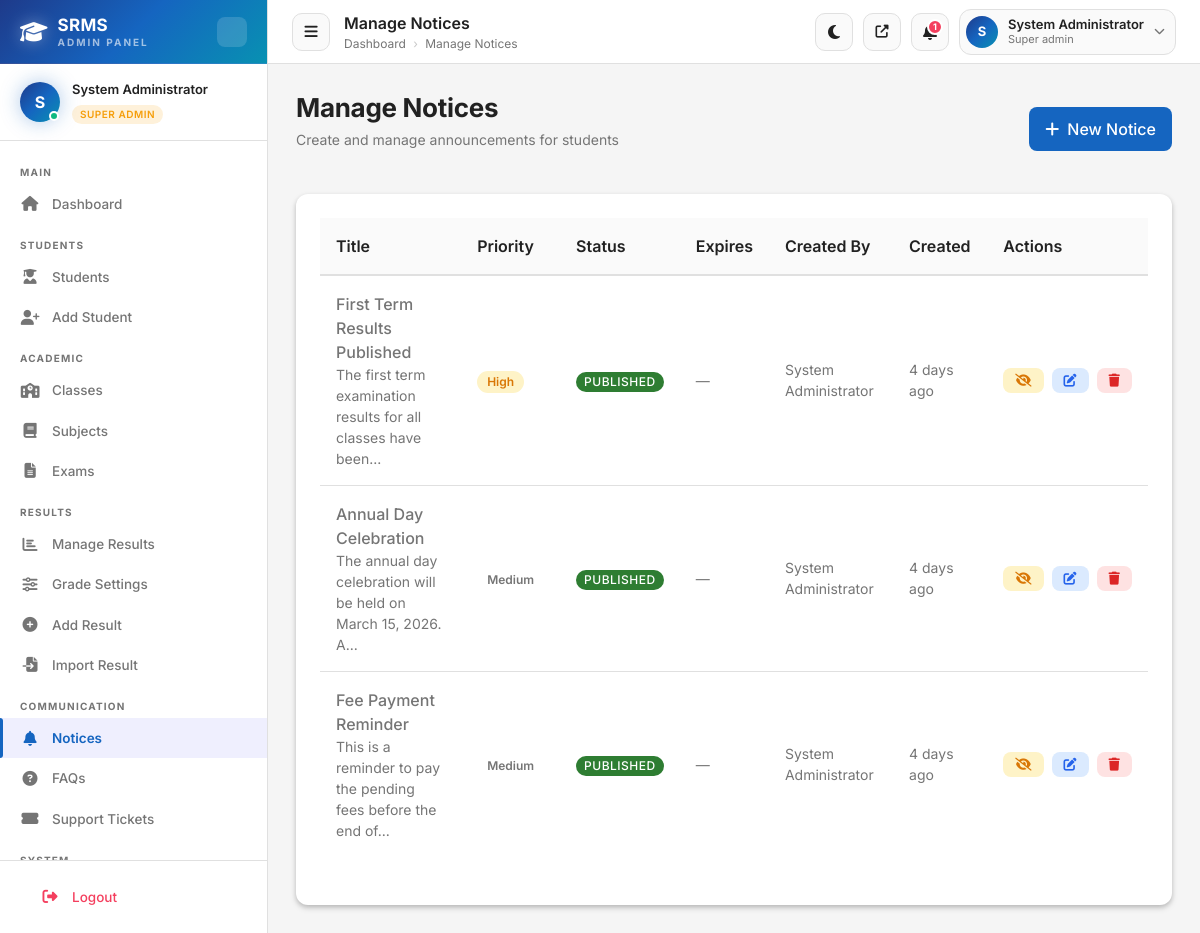
Screenshot of /admin/notices.php (signed in) with the database file from the repository.
### tables this page shows
CREATE TABLE `notices` (
  `id` int(11) NOT NULL AUTO_INCREMENT,
  `title` varchar(200) NOT NULL,
  `content` text NOT NULL,
  `target_audience` enum('all','students','staff','specific_class') DEFAULT 'all',
  `class_id` int(11) DEFAULT NULL,
  `priority` enum('low','medium','high','urgent') DEFAULT 'medium',
  `is_published` tinyint(1) DEFAULT 0,
  `publish_date` datetime DEFAULT NULL,
  `expiry_date` datetime DEFAULT NULL,
  `created_by` int(11) NOT NULL,
  `created_at` timestamp NOT NULL DEFAULT current_timestamp(),
  `updated_at` timestamp NOT NULL DEFAULT current_timestamp() ON UPDATE current_timestamp(),
  PRIMARY KEY (`id`),
  KEY `idx_is_published` (`is_published`),
  KEY `idx_target_audience` (`target_audience`),
  KEY `idx_priority` (`priority`),
  KEY `idx_created_by` (`created_by`),
  KEY `idx_class_id` (`class_id`),
  CONSTRAINT `fk_notices_admin` FOREIGN KEY (`created_by`) REFERENCES `admin_users` (`id`) ON UPDATE CASCADE,
  CONSTRAINT `fk_notices_class` FOREIGN KEY (`class_id`) REFERENCES `classes` (`id`) ON DELETE SET NULL ON UPDATE CASCADE
);

### admin/notices.php (the view, shortened to what the rows shown need)
<?php
require_once '../includes/auth.php';
require_once 'header.php';
$notices = getRows($conn, "SELECT n.*, au.full_name as created_by_name FROM notices n LEFT JOIN admin_users au ON n.created_by = au.id ORDER BY n.created_at DESC") ?: [];
?>
<div class="page-header">
    <div class="flex justify-between items-center">
        <div>
            <h1 class="page-title">Manage Notices</h1>
        </div>
    </div>
</div>
<div class="card">
    <div class="table-responsive">
        <table class="table">
            <thead>
                <tr>
                    <th>Title</th>
                    <th>Priority</th>
                    <th>Status</th>
                    <th>Expires</th>
                    <th>Created By</th>
                    <th>Created</th>
                    <th>Actions</th>
                </tr>
            </thead>
            <tbody>
                <?php if (empty($notices)): ?>
                <tr><td colspan="7" class="text-center text-secondary py-xl">No notices yet. Create your first notice!</td></tr>
                <?php else: ?>
                <?php foreach ($notices as $notice): ?>
                <tr>
                    <td>
                        <div class="font-medium"><?php echo escape($notice['title']); ?></div>
                        <div class="text-sm text-secondary"><?php echo escape(substr($notice['content'], 0, 60)); ?>...</div>
                    </td>
                    <td>
                        <span class="notice-priority priority-<?php echo $notice['priority']; ?>">
                            <?php echo ucfirst($notice['priority']); ?>
                        </span>
                    </td>
                    <td>
                        <span class="badge badge-<?php echo $notice['is_published'] ? 'success' : 'warning'; ?>">
                            <?php echo $notice['is_published'] ? 'Published' : 'Draft'; ?>
                        </span>
                    </td>
                    <td class="text-sm"><?php echo $notice['expiry_date'] ? formatDate($notice['expiry_date']) : '—'; ?></td>
                    <td class="text-sm"><?php echo escape($notice['created_by_name'] ?? 'System'); ?></td>
                    <td class="text-sm text-secondary"><?php echo timeAgo($notice['created_at']); ?></td>
                    <td>
                        <div class="flex gap-sm">
                            <?php if (canPerformAction('update', 'notices')): ?>
                            <a href="notices.php?toggle=<?php echo $notice['id']; ?>" class="btn-action" style="background:<?php echo $notice['is_published'] ? '#fef3c7;color:#d97706' : '#dcfce7;color:#16a34a'; ?>" title="<?php echo $notice['is_published'] ? 'Unpublish' : 'Publish'; ?>">
                                <i class="fas fa-<?php echo $notice['is_published'] ? 'eye-slash' : 'eye'; ?>"></i>
                            </a>
                            <button onclick='editNotice(<?php echo htmlspecialchars(json_encode($notice), ENT_QUOTES); ?>)' class="btn-action" style="background:#dbeafe;color:#2563eb;" title="Edit">
                                <i class="fas fa-edit"></i>
                            </button>
                            <?php endif; ?>
                            <?php if (canPerformAction('delete', 'notices')): ?>
                            <button onclick="confirmDelete(<?php echo $notice['id']; ?>, '<?php echo escape($notice['title']); ?>')" class="btn-action" style="background:#fee2e2;color:#dc2626;" title="Delete">
                                <i class="fas fa-trash"></i>
                            </button>
                            <?php endif; ?>
                        </div>
                    </td>
                </tr>
                <?php endforeach; ?>
                <?php endif; ?>
            </tbody>
        </table>
    </div>
</div>
<?php
require_once 'footer.php';
?>

### admin/header.php (shortened to what the rows shown need)
<?php
require_once __DIR__ . '/../includes/auth.php';
$current_admin = getCurrentAdmin($conn);
$role_class = 'role-' . ($current_admin['role'] ?? 'viewer');
$role_label = ucfirst(str_replace('_', ' ', $current_admin['role'] ?? 'Staff'));
?>
<!DOCTYPE html>
<html lang="en" data-theme="light">
<head>
    <link rel="stylesheet" href="https://cdnjs.cloudflare.com/ajax/libs/font-awesome/6.5.1/css/all.min.css">
    <link rel="stylesheet" href="../css/variables.css">
    <link rel="stylesheet" href="../css/reset.css">
    <link rel="stylesheet" href="../css/components.css">
    <link rel="stylesheet" href="../css/layout.css">
    <link rel="stylesheet" href="../css/animations.css">
    <link rel="stylesheet" href="../css/admin-premium.css">
</head>
<body>
<div class="admin-layout" id="adminLayout">
    <aside class="admin-sidebar" id="adminSidebar">
        <div class="sidebar-profile">
            <div class="sidebar-profile-avatar">
                <?php echo strtoupper(substr($current_admin['full_name'], 0, 1)); ?>
            </div>
            <div class="sidebar-profile-info">
                <div class="sidebar-profile-name"><?php echo escape($current_admin['full_name']); ?></div>
                <span class="role-badge <?php echo $role_class; ?>"><?php echo $role_label; ?></span>
            </div>
        </div>
    </aside>
    <main class="admin-main" id="adminMain">
        <div class="admin-topbar">
            <div class="topbar-right">
                <div class="dropdown" id="adminChipDropdown">
                    <div class="admin-user-chip dropdown-toggle" data-dropdown-toggle>
                        <div class="admin-avatar-sm">
                            <?php echo strtoupper(substr($current_admin['full_name'], 0, 1)); ?>
                        </div>
                        <div style="line-height:1.2;">
                            <div style="font-size:13px;font-weight:600;color:var(--color-text-primary);"><?php echo escape($current_admin['full_name']); ?></div>
                            <div style="font-size:11px;color:var(--color-text-secondary);"><?php echo $role_label; ?></div>
                        </div>
                        <i class="fas fa-chevron-down" style="font-size:11px;color:var(--color-text-secondary);"></i>
                    </div>
                </div>
            </div>
        </div>
        <div class="admin-content">

### rows the page displays
notices: title "First Term Results Published", content "The first term examination results for all classes have been", priority "High", is_published "PUBLISHED", created_by.full_name "System Administrator", created_at "4 days ago"
notices: title "Annual Day Celebration", content "The annual day celebration will be held on March 15, 2026. A", priority "Medium", is_published "PUBLISHED", created_by.full_name "System Administrator", created_at "4 days ago"
notices: title "Fee Payment Reminder", content "This is a reminder to pay the pending fees before the end of", priority "Medium", is_published "PUBLISHED", created_by.full_name "System Administrator", created_at "4 days ago"

### other values shown
substr($current_admin['full_name'], 0, 1) "S"
$current_admin['full_name'] "System Administrator"
$role_label "SUPER ADMIN"
$label "Dashboard Students Add Student Classes Subjects Exams Manage Results Grade Settings Add Result Import Result Notices FAQs Support Tickets"
$page_title "Manage Notices"
min($notif_count, 9) "1"
$role_label "Super admin"
